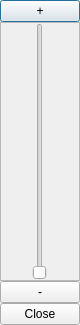
<?xml version="1.0" encoding="UTF-8"?>
<ui version="4.0">
 <class>VerticalSliderDialog</class>
 <widget class="QDialog" name="VerticalSliderDialog">
  <property name="geometry">
   <rect>
    <x>0</x>
    <y>0</y>
    <width>75</width>
    <height>325</height>
   </rect>
  </property>
  <property name="windowTitle">
   <string>Dialog</string>
  </property>
  <property name="styleSheet">
   <string notr="true"/>
  </property>
  <layout class="QVBoxLayout" name="verticalLayout">
   <property name="spacing">
    <number>0</number>
   </property>
   <property name="leftMargin">
    <number>0</number>
   </property>
   <property name="topMargin">
    <number>0</number>
   </property>
   <property name="rightMargin">
    <number>0</number>
   </property>
   <property name="bottomMargin">
    <number>0</number>
   </property>
   <item>
    <widget class="QPushButton" name="pushButton_add">
     <property name="sizePolicy">
      <sizepolicy hsizetype="Ignored" vsizetype="Preferred">
       <horstretch>0</horstretch>
       <verstretch>0</verstretch>
      </sizepolicy>
     </property>
     <property name="text">
      <string>+</string>
     </property>
    </widget>
   </item>
   <item>
    <widget class="QFrame" name="frame">
     <property name="frameShape">
      <enum>QFrame::StyledPanel</enum>
     </property>
     <property name="frameShadow">
      <enum>QFrame::Raised</enum>
     </property>
     <layout class="QGridLayout" name="gridLayout">
      <property name="leftMargin">
       <number>0</number>
      </property>
      <property name="topMargin">
       <number>0</number>
      </property>
      <property name="rightMargin">
       <number>0</number>
      </property>
      <property name="bottomMargin">
       <number>0</number>
      </property>
      <property name="spacing">
       <number>0</number>
      </property>
      <item row="0" column="0">
       <widget class="QSlider" name="sliderBrightness">
        <property name="layoutDirection">
         <enum>Qt::LeftToRight</enum>
        </property>
        <property name="maximum">
         <number>100</number>
        </property>
        <property name="orientation">
         <enum>Qt::Vertical</enum>
        </property>
       </widget>
      </item>
     </layout>
    </widget>
   </item>
   <item>
    <widget class="QPushButton" name="pushButton_decrease">
     <property name="sizePolicy">
      <sizepolicy hsizetype="Ignored" vsizetype="Preferred">
       <horstretch>0</horstretch>
       <verstretch>0</verstretch>
      </sizepolicy>
     </property>
     <property name="text">
      <string>-</string>
     </property>
    </widget>
   </item>
   <item>
    <widget class="QPushButton" name="pushButton_close">
     <property name="text">
      <string>Close</string>
     </property>
    </widget>
   </item>
  </layout>
 </widget>
 <resources/>
 <connections>
  <connection>
   <sender>pushButton_close</sender>
   <signal>clicked(bool)</signal>
   <receiver>VerticalSliderDialog</receiver>
   <slot>close()</slot>
   <hints>
    <hint type="sourcelabel">
     <x>18</x>
     <y>304</y>
    </hint>
    <hint type="destinationlabel">
     <x>18</x>
     <y>162</y>
    </hint>
   </hints>
  </connection>
 </connections>
</ui>
